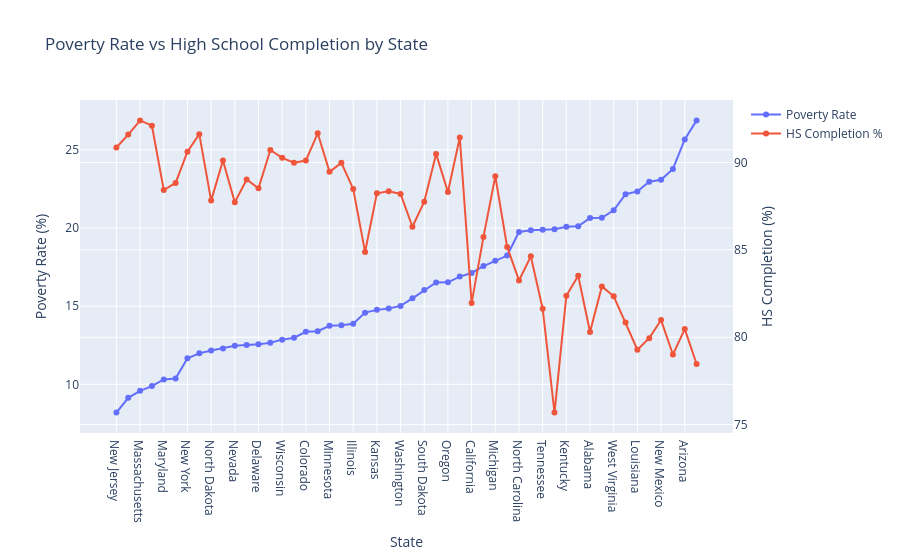

The notebook cell saved with this chart:
### Code cell
fig = go.Figure()

# First line (left y-axis)
fig.add_trace(
    go.Scatter(
        x=poverty_and_graduation["State"],
        y=poverty_and_graduation["poverty_rate"],
        name="Poverty Rate",
        mode="lines+markers",
        yaxis="y1"
    )
)

# Second line (right y-axis)
fig.add_trace(
    go.Scatter(
        x=poverty_and_graduation["State"],
        y=poverty_and_graduation["percent_completed_hs"],
        name="HS Completion %",
        mode="lines+markers",
        yaxis="y2"
    )
)

# Layout with two y-axes
fig.update_layout(
    xaxis=dict(title="State"),
    yaxis=dict(
        title="Poverty Rate (%)",
        side="left"
    ),
    yaxis2=dict(
        title="HS Completion (%)",
        overlaying="y",   # key part (like twinx)
        side="right"
    ),
    title="Poverty Rate vs High School Completion by State"
)

fig.show()

### Figure 1 — Plotly figure (JSON) as saved in the notebook; plotly's stock layout.template omitted (floating-point values rounded to 4 significant figures)
{"data": [{"mode": "lines+markers", "name": "Poverty Rate", "type": "scatter", "x": ["New Jersey", "Connecticut", "Massachusetts", "Wyoming", "Maryland", "Rhode Island", "New York", "Utah", "North Dakota", "Iowa", "Nevada", "Pennsylvania", "Delaware", "New Hampshire", "Wisconsin", "Nebraska", "Colorado", "Hawaii", "Minnesota", "Vermont", "Illinois", "Virginia", "Kansas", "Ohio", "Washington", "Indiana", "South Dakota", "Montana", "Oregon", "Maine", "California", "Florida", "Michigan", "Idaho", "North Carolina", "Alaska", "Tennessee", "Texas", "Kentucky", "Missouri", "Alabama", "Oklahoma", "West Virginia", "South Carolina", "Louisiana", "Arkansas", "New Mexico", "Georgia", "Arizona", "Mississippi"], "y": [8.191, 9.137, 9.585, 9.888, 10.31, 10.37, 11.67, 11.98, 12.16, 12.29, 12.47, 12.52, 12.56, 12.66, 12.86, 12.98, 13.36, 13.4, 13.75, 13.79, 13.88, 14.59, 14.76, 14.85, 15.02, 15.5, 16.03, 16.51, 16.52, 16.89, 17.12, 17.57, 17.9, 18.24, 19.75, 19.85, 19.89, 19.92, 20.08, 20.11, 20.65, 20.66, 21.13, 22.16, 22.34, 22.96, 23.08, 23.78, 25.67, 26.88], "yaxis": "y"}, {"mode": "lines+markers", "name": "HS Completion %", "type": "scatter", "x": ["New Jersey", "Connecticut", "Massachusetts", "Wyoming", "Maryland", "Rhode Island", "New York", "Utah", "North Dakota", "Iowa", "Nevada", "Pennsylvania", "Delaware", "New Hampshire", "Wisconsin", "Nebraska", "Colorado", "Hawaii", "Minnesota", "Vermont", "Illinois", "Virginia", "Kansas", "Ohio", "Washington", "Indiana", "South Dakota", "Montana", "Oregon", "Maine", "California", "Florida", "Michigan", "Idaho", "North Carolina", "Alaska", "Tennessee", "Texas", "Kentucky", "Missouri", "Alabama", "Oklahoma", "West Virginia", "South Carolina", "Louisiana", "Arkansas", "New Mexico", "Georgia", "Arizona", "Mississippi"], "y": [90.85, 91.59, 92.4, 92.1, 88.42, 88.82, 90.61, 91.62, 87.82, 90.11, 87.72, 89.02, 88.52, 90.71, 90.26, 89.99, 90.11, 91.67, 89.47, 89.98, 88.48, 84.88, 88.23, 88.34, 88.2, 86.32, 87.75, 90.49, 88.3, 91.43, 81.96, 85.74, 89.21, 85.17, 83.25, 84.63, 81.63, 75.69, 82.37, 83.52, 80.3, 82.91, 82.35, 80.85, 79.29, 79.95, 80.98, 79.01, 80.47, 78.47], "yaxis": "y2"}], "layout": {"title": {"text": "Poverty Rate vs High School Completion by State"}, "xaxis": {"title": {"text": "State"}}, "yaxis": {"side": "left", "title": {"text": "Poverty Rate (%)"}}, "yaxis2": {"overlaying": "y", "side": "right", "title": {"text": "HS Completion (%)"}}}}
